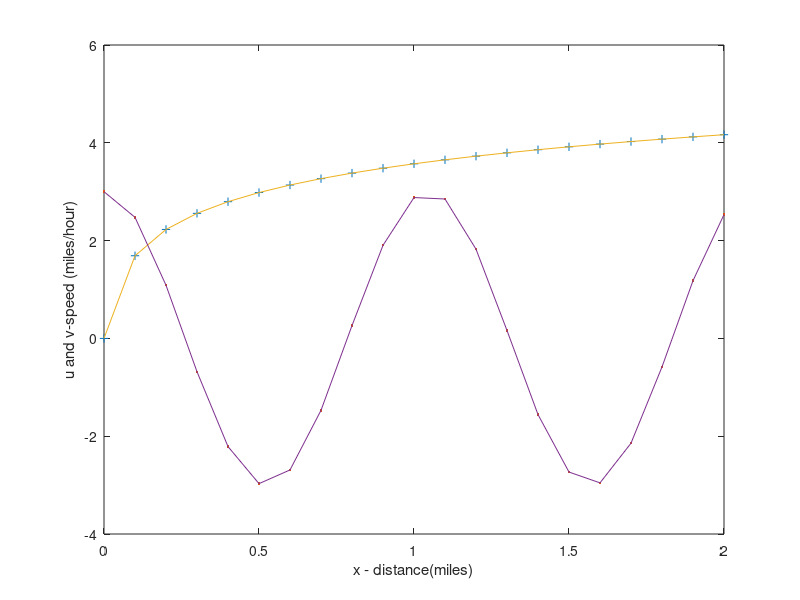

This figure's MATLAB source:
%22nd problem
clc
clear
x=0:0.1:2;
u=2*log10(60*x+1);
v=3*cos(6*x);
plot (x,u,'+',x,v,'.',x,u,x,v) , ylabel('u and v-speed (miles/hour)'), xlabel('x - distance(miles)')
